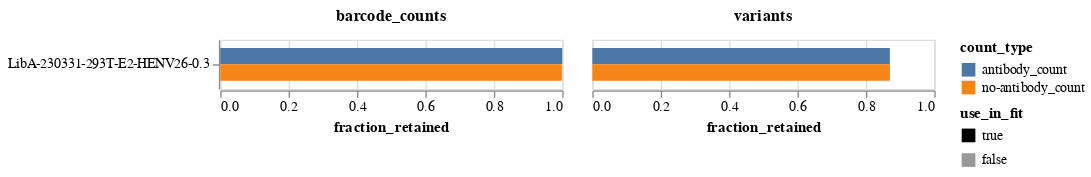

Notebook code for this chart:
### Markdown cell above
Plot the fraction of all barcode counts and the fraction of all variants that are retained.
We typically retain a higher fraction of barcode counts than variants, since the barcode counts are asymmetrically distributed toward some variants, which are more likely to be retained.

### Code cell
frac_retained = (
    prob_escape.melt(
        id_vars=["sample", "concentration", "use_in_fit", "retain", "barcode"],
        value_vars=["antibody_count", "no-antibody_count"],
        var_name="count_type",
        value_name="count",
    )
    .assign(retained_count=lambda x: x["count"] * x["retain"].astype(int))
    .groupby(["sample", "concentration", "use_in_fit", "count_type"], as_index=False)
    .aggregate(
        counts=pd.NamedAgg("count", "sum"),
        retained_counts=pd.NamedAgg("retained_count", "sum"),
        variants=pd.NamedAgg("barcode", "count"),
        retained_variants=pd.NamedAgg("retain", "sum"),
    )
    .assign(
        barcode_counts=lambda x: x["retained_counts"] / x["counts"],
        variants=lambda x: x["retained_variants"] / x["variants"],
    )
    .melt(
        id_vars=["sample", "concentration", "use_in_fit", "count_type"],
        value_vars=["variants", "barcode_counts"],
        var_name="frac_type",
        value_name="fraction_retained",
    )
)

frac_retained_chart = (
    alt.Chart(frac_retained)
    .encode(
        y=alt.Y("sample", title=None, sort=alt.SortField("concentration")),
        x=alt.X("fraction_retained", scale=alt.Scale(domain=[0, 1])),
        yOffset="count_type",
        color="count_type",
        opacity=alt.Opacity(
            "use_in_fit",
            scale=alt.Scale(domain=[True, False], range=[1, 0.4]),
        ),
        column=alt.Column(
            "frac_type",
            title=None,
            header=alt.Header(labelFontWeight="bold", labelFontSize=12),
        ),
        tooltip=[
            alt.Tooltip(c, format=".3f") if c == "fraction_retained" else c
            for c in frac_retained.columns
        ],
    )
    .mark_bar()
    .properties(height=alt.Step(12), width=250)
)

frac_retained_chart

### Figure 1 — Vega-Lite specification as saved in the notebook (floating-point values rounded to 4 significant figures)
{"config": {"view": {"continuousWidth": 300, "continuousHeight": 300}}, "data": {"name": "data-7dc10100609dff63d9dbb14b6ef15b15"}, "mark": {"type": "bar"}, "encoding": {"color": {"field": "count_type", "type": "nominal"}, "column": {"field": "frac_type", "header": {"labelFontSize": 12, "labelFontWeight": "bold"}, "title": null, "type": "nominal"}, "opacity": {"field": "use_in_fit", "scale": {"domain": [true, false], "range": [1, 0.4]}, "type": "nominal"}, "tooltip": [{"field": "sample", "type": "nominal"}, {"field": "concentration", "type": "quantitative"}, {"field": "use_in_fit", "type": "nominal"}, {"field": "count_type", "type": "nominal"}, {"field": "frac_type", "type": "nominal"}, {"field": "fraction_retained", "format": ".3f", "type": "quantitative"}], "x": {"field": "fraction_retained", "scale": {"domain": [0, 1]}, "type": "quantitative"}, "y": {"field": "sample", "sort": {"field": "concentration"}, "title": null, "type": "nominal"}, "yOffset": {"field": "count_type", "type": "nominal"}}, "height": {"step": 12}, "width": 250, "$schema": "https://vega.github.io/schema/vega-lite/v5.8.0.json", "datasets": {"data-7dc10100609dff63d9dbb14b6ef15b15": [{"sample": "LibA-230331-293T-E2-HENV26-0.3", "concentration": 0.3, "use_in_fit": true, "count_type": "antibody_count", "frac_type": "variants", "fraction_retained": 0.87}, {"sample": "LibA-230331-293T-E2-HENV26-0.3", "concentration": 0.3, "use_in_fit": true, "count_type": "no-antibody_count", "frac_type": "variants", "fraction_retained": 0.87}, {"sample": "LibA-230331-293T-E2-HENV26-0.3", "concentration": 0.3, "use_in_fit": true, "count_type": "antibody_count", "frac_type": "barcode_counts", "fraction_retained": 0.9999}, {"sample": "LibA-230331-293T-E2-HENV26-0.3", "concentration": 0.3, "use_in_fit": true, "count_type": "no-antibody_count", "frac_type": "barcode_counts", "fraction_retained": 0.999}]}}
